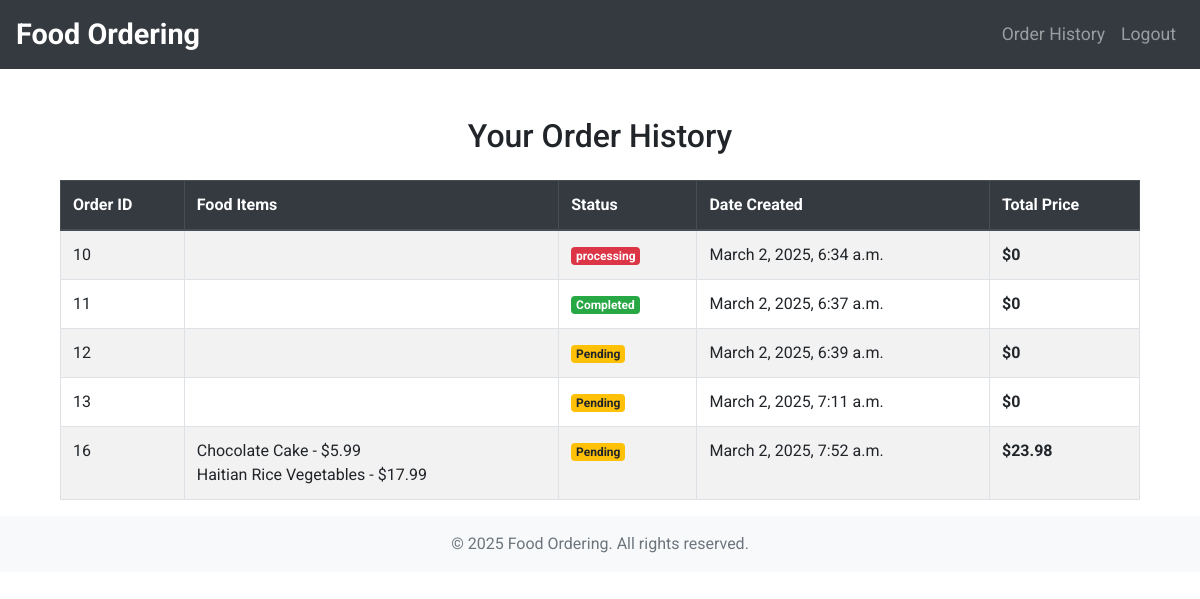
Screenshot of /order_history/ (signed in) with the database file from the repository.
### order/models.py (models this page shows, shortened)
class Order(models.Model):
    STATUS_CHOICES = [
        ('Pending', 'Pending'),
        ('Processing', 'Processing'),
        ('Completed', 'Completed'),
        ('Canceled', 'Canceled'),
    ]
    customer = models.ForeignKey(User, on_delete=models.CASCADE)
    food_items = models.ManyToManyField(FoodItem)
    status = models.CharField(max_length=10, choices=STATUS_CHOICES, default='Pending')
    created_at = models.DateTimeField(auto_now_add=True)
    def total_price(self):
        return sum(food_item.price for food_item in self.food_items.all())

class FoodItem(models.Model):
    name = models.CharField(max_length=100)
    price = models.DecimalField(max_digits=6, decimal_places=2)
    available = models.BooleanField(default=True)

### order/views.py (the view)
# urls.py: path('order_history/', views.order_history, name='order_history'),
@login_required
def order_history(request):
    orders = Order.objects.filter(customer=request.user)
    return render(request, 'order/order_history.html', {'orders': orders})

### order/templates/order/order_history.html
{% extends 'order/base.html' %}
{% block content %}
    <div class="container mt-5">
        <h2 class="text-center mb-4">Your Order History</h2>
        <table class="table table-striped table-bordered">
            <thead class="thead-dark">
                <tr>
                    <th>Order ID</th>
                    <th>Food Items</th>
                    <th>Status</th>
                    <th>Date Created</th>
                    <th>Total Price</th>
                </tr>
            </thead>
            <tbody>
                {% for order in orders %}
                    <tr>
                        <td>{{ order.id }}</td>
                        <td>
                            {% for food_item in order.food_items.all %}
                                <span>{{ food_item.name }} - ${{ food_item.price }}</span><br>
                            {% endfor %}
                        </td>
                        <td>
                            <span class="badge {% if order.status == 'Pending' %}badge-warning{% elif order.status == 'Completed' %}badge-success{% else %}badge-danger{% endif %}">
                                {{ order.status }}
                            </span>
                        </td>
                        <td>{{ order.created_at|date:"F j, Y, g:i a" }}</td>
                        <td>
                            <strong>${{ order.total_price }}</strong>
                        </td>
                    </tr>
                {% empty %}
                    <tr>
                        <td colspan="5" class="text-center">You have no orders yet.</td>
                    </tr>
                {% endfor %}
            </tbody>
        </table>
    </div>
{% endblock %}

### order/templates/order/base.html (style rules this page uses)
body { font-family: 'Roboto', sans-serif; }

### rows the page displays
Order: id "10", status "processing", created_at "March 2, 2025, 6:34 a.m.", total_price "0"
Order: id "11", status "Completed", created_at "March 2, 2025, 6:37 a.m.", total_price "0"
Order: id "12", status "Pending", created_at "March 2, 2025, 6:39 a.m.", total_price "0"
Order: id "13", status "Pending", created_at "March 2, 2025, 7:11 a.m.", total_price "0"
Order: id "16", status "Pending", created_at "March 2, 2025, 7:52 a.m.", total_price "23.98"
FoodItem: name "Chocolate Cake", price "5.99"
FoodItem: name "Haitian Rice Vegetables", price "17.99"
